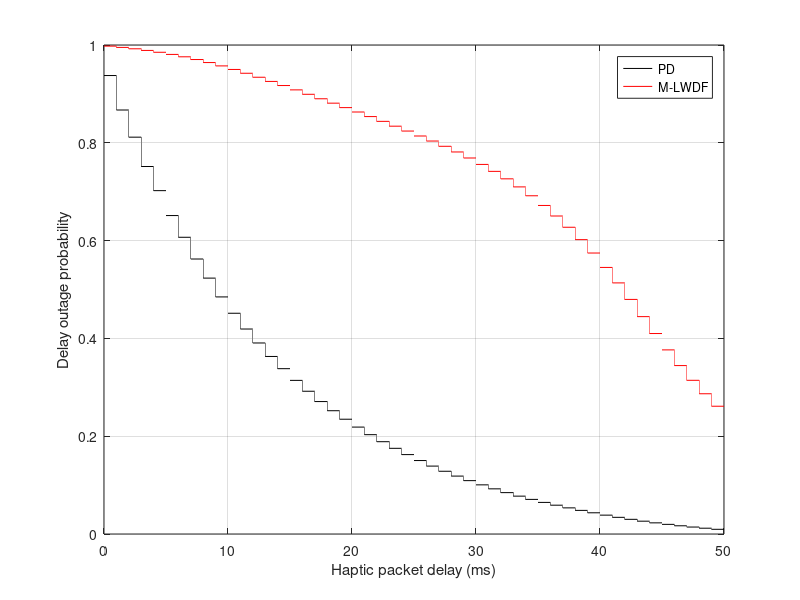
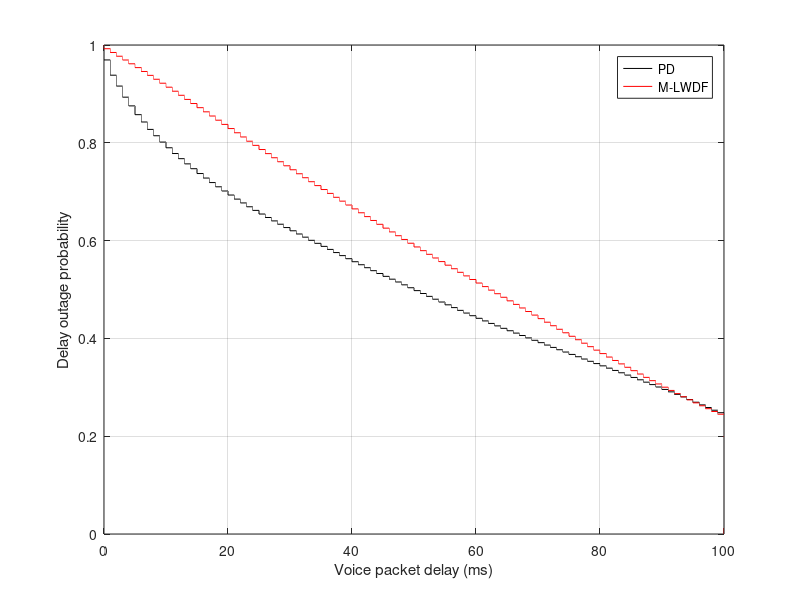

These figures' MATLAB source, in order:
clear;
load('MLWDF_outage_probability_haptic.mat');
load('PD_outage_probability_haptic.mat');

figure(1);
plot(sort(PD_delay_haptic_temp), linspace(1-1/length(PD_delay_haptic_temp), 0, length(PD_delay_haptic_temp)),'k-');
hold on;
plot(sort(MLWDF_delay_haptic_temp), linspace(1-1/length(MLWDF_delay_haptic_temp), 0, length(MLWDF_delay_haptic_temp)),'r-');
xlabel('Haptic packet delay (ms)');
ylabel('Delay outage probability');
legend('PD','M-LWDF','location','NorthEast');
grid on;

figure(2);
plot(sort(PD_delay_voice_temp), linspace(1-1/length(PD_delay_voice_temp), 0, length(PD_delay_voice_temp)),'k-');
hold on;
plot(sort(MLWDF_delay_voice_temp), linspace(1-1/length(MLWDF_delay_voice_temp), 0, length(MLWDF_delay_voice_temp)),'r-');
xlabel('Voice packet delay (ms)');
ylabel('Delay outage probability');
legend('PD','M-LWDF','location','NorthEast');
grid on;

flag=1;